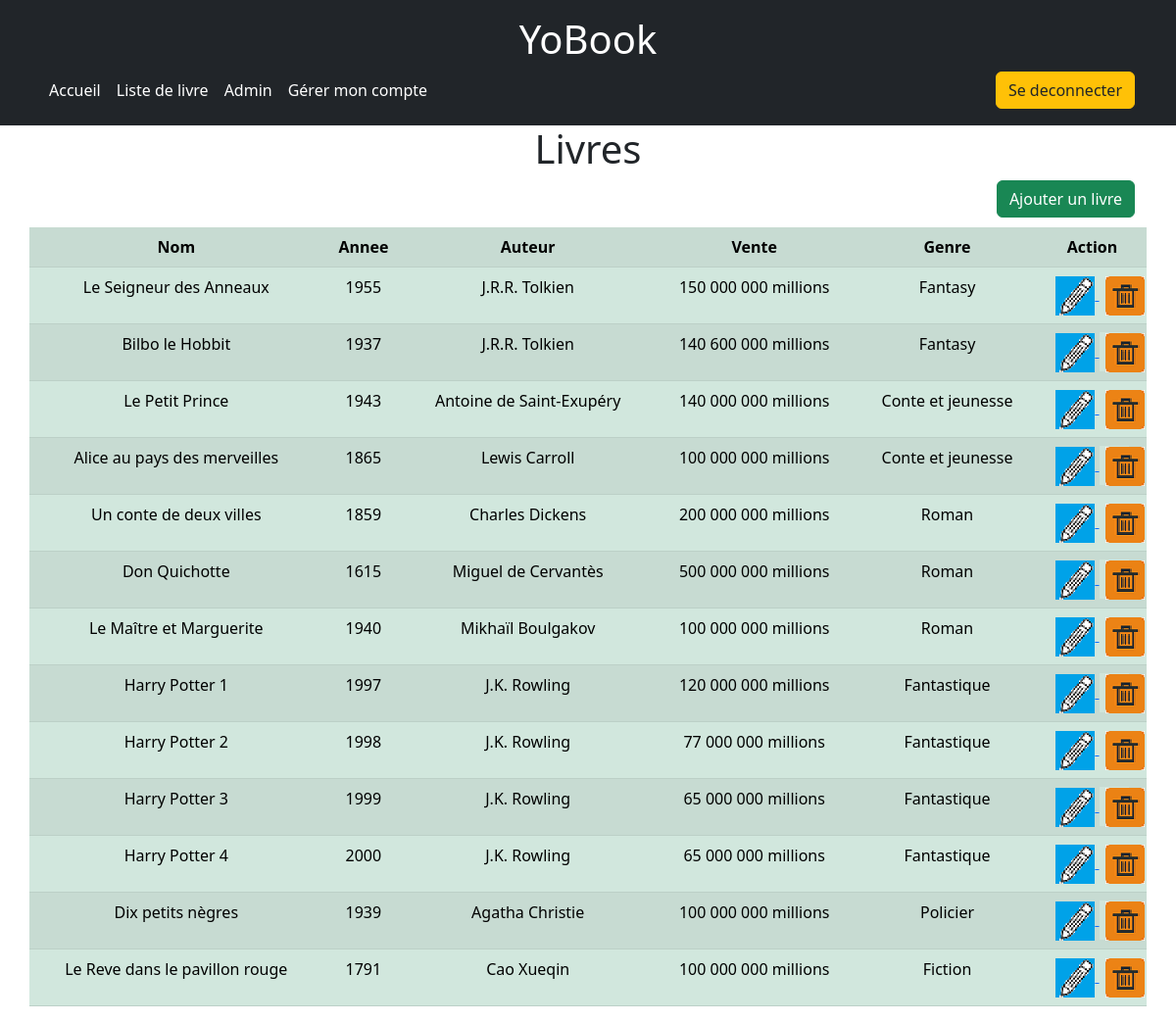
Screenshot of /index.php?uc=admin&action=listLivres (signed in) with the database file from the repository.
### tables this page shows
CREATE TABLE `livre` (
  `idlivre` int(11) NOT NULL AUTO_INCREMENT,
  `nom` varchar(100) DEFAULT NULL,
  `annee` int(11) DEFAULT NULL,
  `description` varchar(10000) DEFAULT NULL,
  `auteur` varchar(100) DEFAULT NULL,
  `vente` int(11) DEFAULT NULL,
  `idgenre` int(11) NOT NULL,
  `image` varchar(100) DEFAULT NULL,
  `lien` varchar(300) DEFAULT NULL,
  `pdf` varchar(200) DEFAULT NULL,
  PRIMARY KEY (`idlivre`,`idgenre`),
  KEY `fk_livre_genre1_idx` (`idgenre`),
  CONSTRAINT `fk_livre_genre1` FOREIGN KEY (`idgenre`) REFERENCES `genre` (`idgenre`) ON DELETE NO ACTION ON UPDATE NO ACTION
);

CREATE TABLE `genre` (
  `idgenre` int(11) NOT NULL AUTO_INCREMENT,
  `genre` varchar(45) DEFAULT NULL,
  PRIMARY KEY (`idgenre`)
);

### modeles/monPdo.php (called while the page is built, shortened)
<?php
class MonPdo
{
    private static $serveur = 'mysql:host=localhost';
    private static $bdd = 'dbname=dblivre';
    private static $user = 'test';
    private static $mdp = 'Super';
    private static $unPdo = null;
    private function __construct()
    {
        MonPdo::$unPdo = new PDO(MonPdo::$serveur . ';' . MonPdo::$bdd, MonPdo::$user, MonPdo::$mdp);
        MonPdo::$unPdo->query("SET CHARACTER SET utf8");
        MonPdo::$unPdo->setAttribute(PDO::ATTR_ERRMODE, PDO::ERRMODE_EXCEPTION);
    }
    public static function getInstance()
    {
        if (self::$unPdo == null) {
            self::$monPdo = new MonPdo();
        }
        return self::$unPdo;
    }
    public static function dbRun($sql, $param = null)
    {
        $statement = MonPdo::getInstance()->prepare($sql);
        $statement->execute($param);
        return $statement;
    }
}

### modeles/Genre.php (called while the page is built, shortened)
<?php
class Genre
{
    public static function findById(int $id)
    {
        $sql = "SELECT `idgenre`, `genre` FROM genre WHERE idgenre = ?";
        $param = [$id];
        $statement = MonPdo::getInstance()->prepare($sql);
        $statement->execute($param);
        $statement->setFetchMode(PDO::FETCH_CLASS | PDO::FETCH_PROPS_LATE, 'Livre');
        return $statement->fetch();
    }
}

### vues/admin/tableauLivre.php (the view, shortened to what this page needs)
<div class="container text-center">
    <h1>Livres</h1>
    <a href="index.php?uc=admin&action=ajouterLivre" class="btn btn-success btn-rounded" style="float: right;" role="button">Ajouter un livre</a>
    <br><br>
    <div class="row">
        <table class="table table-success table-striped">
            <tr>
                <th>Nom</th>
                <th>Annee</th>
                <th>Auteur</th>
                <th>Vente</th>
                <th>Genre</th>
                <th>Action</th>
            </tr>
            <?php
            foreach ($dataLivre as $livre) {
            ?>
                <tr>
                    <td><?= $livre->getNom() ?></td>
                    <td><?= $livre->getAnnee() ?></td>
                    <td><?= $livre->getAuteur() ?></td>
                    <td><?= Livre::ChangeNumberFormat($livre->getVente()) ?></td>
                    <td><?php
                        $genre = Genre::findById($livre->getIdgenre());
                        echo $genre->genre;
                        ?>
                    </td>
                    <td>
                        <a href="index.php?uc=admin&action=modifierLivre&id=<?= $livre->getIdlivre() ?>">
                            <img src="img/crayon.png" alt="image de modification">
                        </a>
                        <button onclick="document.getElementById('id<?= $livre->getIdlivre() ?>').style.display='block'" class="delete">
                            <img src="img/suppression.png" alt="image de suppression">
                        </button>
                    </td>
                </tr>
            <?php
            }
            ?>
        </table>
    </div>
</div>

### modeles/Livre.php (shortened to what this page needs)
<?php
class Livre
{
    private $idlivre;
    private $nom;
    private $annee;
    private $auteur;
    private $vente;
    private $idgenre;
    public function getIdlivre()
    {
        return $this->idlivre;
    }
    public function getNom()
    {
        return $this->nom;
    }
    public function getAnnee()
    {
        return $this->annee;
    }
    public function getAuteur()
    {
        return $this->auteur;
    }
    public function getVente()
    {
        return $this->vente;
    }
    public function getIdgenre(): int
    {
        return $this->idgenre;
    }
    public static function findAll(): array
    {
        $sql = "SELECT `idlivre`, `nom`, `annee`, `description`, `auteur`, `vente`, `idgenre`, `image` FROM livre ORDER BY `idgenre`, `auteur`";
        $param = [];
        $query = MonPdo::dbRun($sql, $param);
        return $query->fetchAll(PDO::FETCH_CLASS | PDO::FETCH_PROPS_LATE, 'Livre');
    }
    public static function ChangeNumberFormat($data)
    {
        if ($data >= 1000000000) {
            return "<p>" . number_format($data, 0, ' ', ' ') . " milliards</p>";
        } elseif ($data >= 1000000) {
            return "<p>" . number_format($data, 0, ' ', ' ') . " millions</p>";
        } elseif ($data < 1000000) {
            return "<p>" . number_format($data, 0, ' ', ' ') . " milliers</p>";
        }
    }
}

### rows the page displays
livre: nom "Le Seigneur des Anneaux", annee "1955", auteur "J.R.R. Tolkien", vente "150 000 000", idgenre.genre "Fantasy"
livre: nom "Bilbo le Hobbit", annee "1937", auteur "J.R.R. Tolkien", vente "140 600 000", idgenre.genre "Fantasy"
livre: nom "Le Petit Prince", annee "1943", auteur "Antoine de Saint-Exupéry", vente "140 000 000", idgenre.genre "Conte et jeunesse"
livre: nom "Alice au pays des merveilles", annee "1865", auteur "Lewis Carroll", vente "100 000 000", idgenre.genre "Conte et jeunesse"
livre: nom "Un conte de deux villes", annee "1859", auteur "Charles Dickens", vente "200 000 000", idgenre.genre "Roman"
livre: nom "Don Quichotte", annee "1615", auteur "Miguel de Cervantès", vente "500 000 000", idgenre.genre "Roman"
livre: nom "Le Maître et Marguerite", annee "1940", auteur "Mikhaïl Boulgakov", vente "100 000 000", idgenre.genre "Roman"
livre: nom "Harry Potter 1", annee "1997", auteur "J.K. Rowling", vente "120 000 000", idgenre.genre "Fantastique"
livre: nom "Harry Potter 2", annee "1998", auteur "J.K. Rowling", vente "77 000 000", idgenre.genre "Fantastique"
livre: nom "Harry Potter 3", annee "1999", auteur "J.K. Rowling", vente "65 000 000", idgenre.genre "Fantastique"
livre: nom "Harry Potter 4", annee "2000", auteur "J.K. Rowling", vente "65 000 000", idgenre.genre "Fantastique"
livre: nom "Dix petits nègres", annee "1939", auteur "Agatha Christie", vente "100 000 000", idgenre.genre "Policier"
livre: nom "Le Reve dans le pavillon rouge", annee "1791", auteur "Cao Xueqin", vente "100 000 000", idgenre.genre "Fiction"
